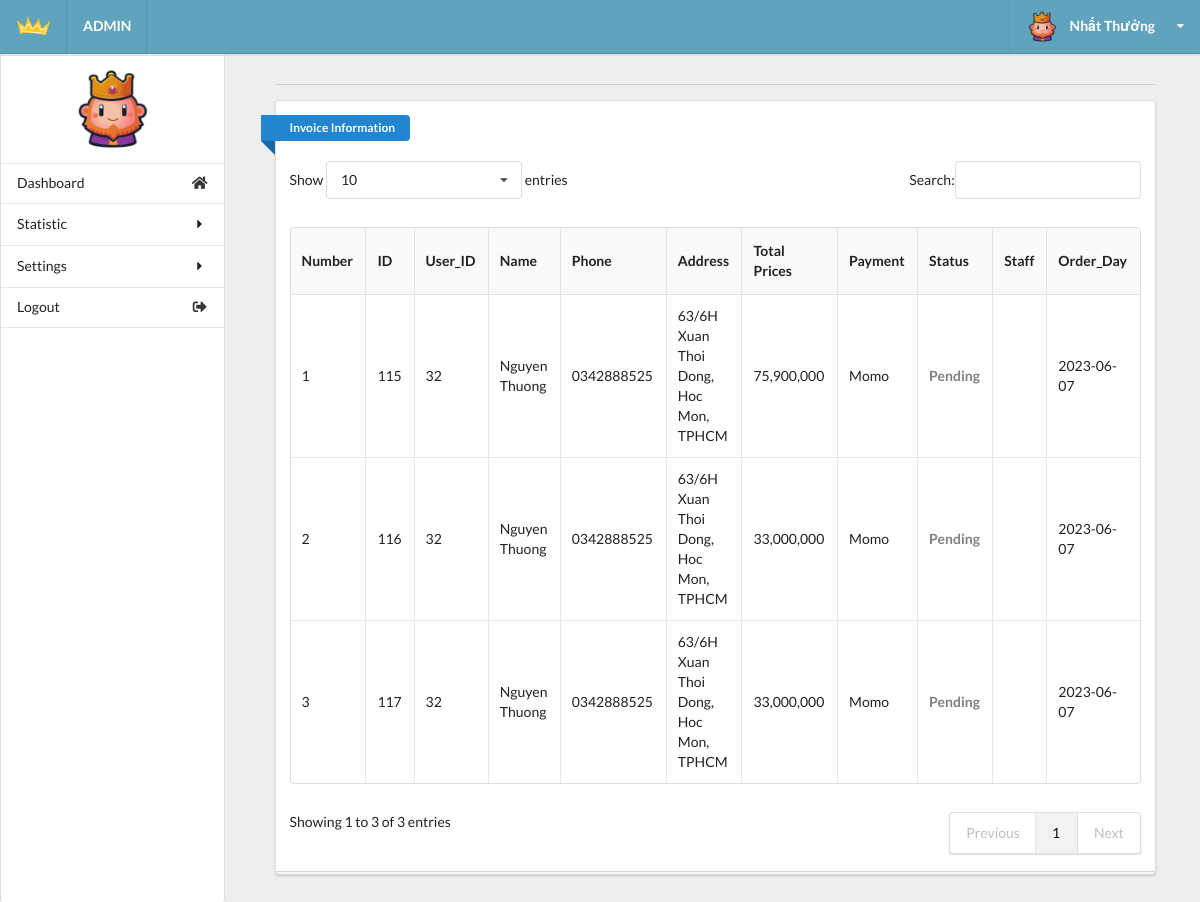
The app's page /admin/admin.php?act=invoice (signed in) with its own data.
### tables this page shows
CREATE TABLE `tbl_order` (
  `id` int(9) NOT NULL,
  `invoice_id` varchar(20) NOT NULL,
  `total_prices` double(10,0) NOT NULL DEFAULT 0,
  `payment` tinyint(1) NOT NULL DEFAULT 1,
  `id_user` int(6) NOT NULL,
  `fname` varchar(20) NOT NULL,
  `lname` varchar(20) NOT NULL,
  `phone` varchar(20) NOT NULL,
  `email` varchar(50) NOT NULL,
  `address` varchar(255) NOT NULL,
  `notes` varchar(255) NOT NULL DEFAULT 'Not note',
  `due_date` date NOT NULL DEFAULT current_timestamp(),
  `status` varchar(20) NOT NULL DEFAULT 'Pending',
  `employee_pr` int(10) NOT NULL DEFAULT 0
);

### model/invoicedb.php (called while the page is built, shortened)
<?php
    function getall_invoice(){
        $conn=connectdb();
        $stmt = $conn->prepare("SELECT * FROM tbl_order");
        $stmt->execute();
        $kq=$stmt->fetchAll();
        return $kq;
    }
?>

### admin/invoice.php (the view, shortened to what this page needs)
<div class="right floated thirteen wide computer sixteen wide phone column" id="content">
  <div class="ui container grid">
    <div class="row">
      <div class="fifteen wide computer sixteen wide phone centered column center-table">
        <div class="ui divider"></div>
        <div class="ui grid">
          <div class="sixteen wide computer sixteen wide phone centered column">
            <div class="ui stacked segment">
              <div class="ui blue ribbon icon label">Invoice Information</div>
              <br><br>
              <table id="example" class="ui celled table responsive nowrap unstackable" style="width:100%">
                <thead>
                  <tr>
                    <th>Number</th>
                    <th>ID</th>
                    <th>User_ID</th>
                    <th>Name</th>
                    <th>Phone</th>
                    <th>Address</th>
                    <th>Total Prices</th>
                    <th>Payment</th>
                    <th>Status</th>
                    <th>Staff</th>
                    <th>Order_Day</th>
                  </tr>
                </thead>
                <?php
                  if (isset($kq) && (count($kq) > 0)) {
                    $i = 1;
                    foreach ($kq as $invoice) {
                      echo '
                        <tr>
                          <td>'.$i.'</td>
                          <td>'.$invoice['id'].'</td>
                          <td>'.$invoice['id_user'].'</td>
                          <td>'.$invoice['fname']. ' ' .$invoice['lname'].'</td>
                          <td>'.$invoice['phone'].'</td>
                          <td>'.$invoice['address'].'</td>
                          <td>'.number_format($invoice['total_prices']).'</td>
                        ';
                        if($invoice['payment'] ==1)
                        {
                          echo '<td>Cash on delivery</td>';
                        } else{
                          echo '<td>Momo</td>';
                        }
                        if($invoice['status'] =="Pending")
                        {
                          echo '<td class="status-pending">'.$invoice['status'].'</td>';
                        } elseif ($invoice['status'] == "Cancel"){
                          echo '<td class="status-cancel">'.$invoice['status'].'</td>';
                        } elseif ($invoice['status'] == "Ordered"){
                          echo '<td class="status-ordered">'.$invoice['status'].'</td>';
                        };
                        $check_us = 0;
                        if($check_us == 0)
                        {
                          echo '<td> </td>';
                        }
                        echo '
                          <td>'.$invoice['due_date'].'</td>
                        ';
                        echo'
                          <td>
                            <button  class="button-update"><a class="change-a" href="admin.php?act=updateform_invoice&id='.$invoice['id'].'">Update</a></button>
                            <button  class="button-print"><a class="change-a" href="../web_user/index.php?act=print_invoice_admin&iddh='.$invoice['id'].'">Print</a></button>
                            <button  class="button-detail"><a class="change-a" href="../web_user/index.php?act=print_invoice_admin&iddh='.$invoice['id'].'">Details</a></button>
                          </td>
                        </tr>';
                      $i++;
                    }
                  }
                ?>
              </table>
            </div>
          </div>
        </div>
      </div>
    </div>
  </div>
</div>
</div>
</body>
</html>

### admin/css/main.css (style rules this page uses)
html, body { background-color: #eeeeee; height: 100%; width: 100%; margin: 0; padding: 0; }
#content { top: 1em; }
.status-pending { color: grey; font-weight: bold; }

### records on screen
tbl_order: id "115", id_user "32", fname "Nguyen", lname "Thuong", phone "0342888525", address "63/6H Xuan Thoi Dong, Hoc Mon, TPHCM", total_prices "75,900,000", payment "Momo", status "Pending", due_date "2023-06-07"
tbl_order: id "116", id_user "32", fname "Nguyen", lname "Thuong", phone "0342888525", address "63/6H Xuan Thoi Dong, Hoc Mon, TPHCM", total_prices "33,000,000", payment "Momo", status "Pending", due_date "2023-06-07"
tbl_order: id "117", id_user "32", fname "Nguyen", lname "Thuong", phone "0342888525", address "63/6H Xuan Thoi Dong, Hoc Mon, TPHCM", total_prices "33,000,000", payment "Momo", status "Pending", due_date "2023-06-07"
